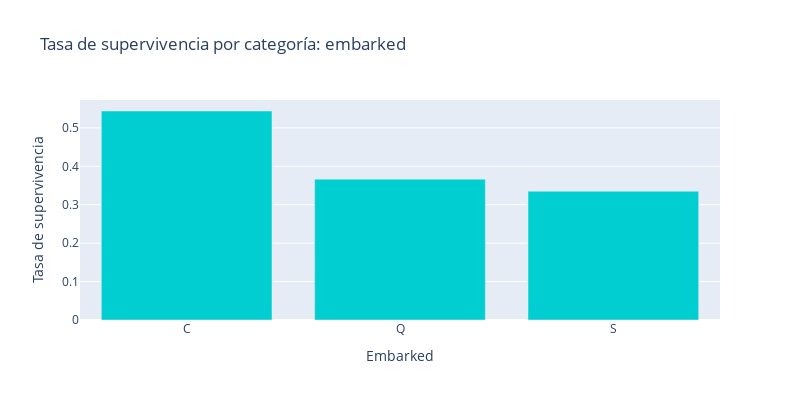

The code cell stored with this chart in its notebook:
### Markdown cell above
#### Exploración de puerto de embarque

### Code cell
graficar_supervivencia_por_categoria(X_train, y_train, 'embarked')

### Figure 1 — Plotly figure (JSON) as saved in the notebook; plotly's stock layout.template omitted (floating-point values rounded to 4 significant figures)
{"data": [{"hovertemplate": "Embarked=%{x}<br>Tasa de supervivencia=%{y}<extra></extra>", "legendgroup": "", "marker": {"color": "darkturquoise", "pattern": {"shape": ""}}, "name": "", "orientation": "v", "showlegend": false, "textposition": "auto", "type": "bar", "x": ["C", "Q", "S"], "xaxis": "x", "y": [0.544, 0.3667, 0.3352], "yaxis": "y"}], "layout": {"barmode": "relative", "height": 400, "legend": {"tracegroupgap": 0}, "title": {"text": "Tasa de supervivencia por categoría: embarked"}, "width": 800, "xaxis": {"anchor": "y", "domain": [0, 1], "title": {"text": "Embarked"}}, "yaxis": {"anchor": "x", "domain": [0, 1], "title": {"text": "Tasa de supervivencia"}}}}
